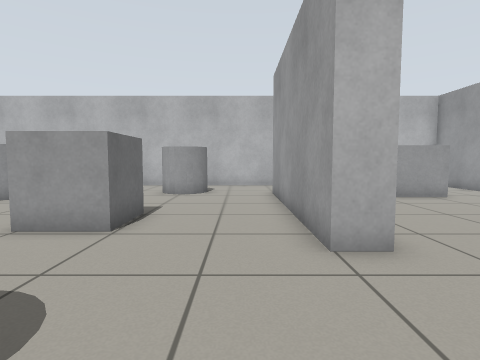
View 1 (above)

19 first-person views from a walk through a Gazebo world. The camera is 0.72 m above the floor, tilts 4° down and sees 80° across. The floor is counted in squares, 0.5 m on a side. Each view is taken from the middle of a square. On the plan, view 1 faces up. The plan holds only what a view shows up to about 14 squares ahead; the rest is blank.

View 2
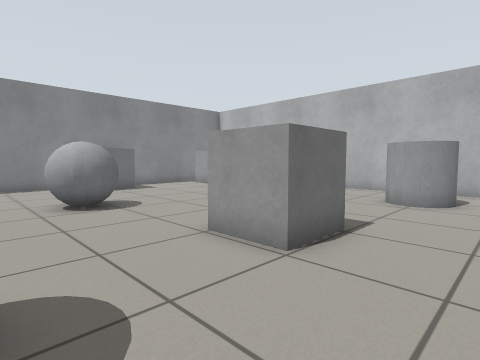

View 3
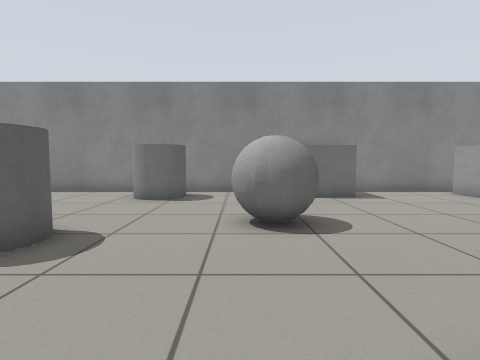

View 4
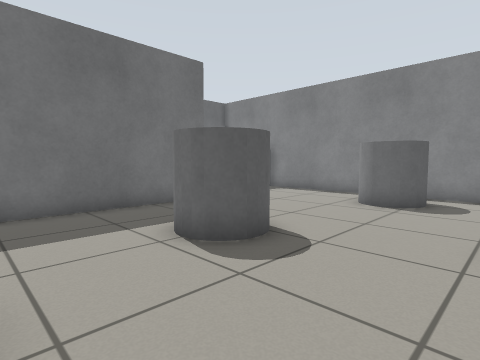

View 5
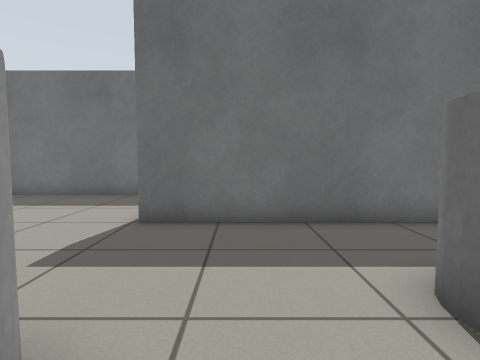

View 6
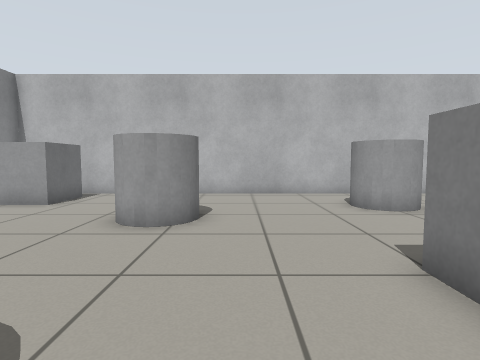

View 7
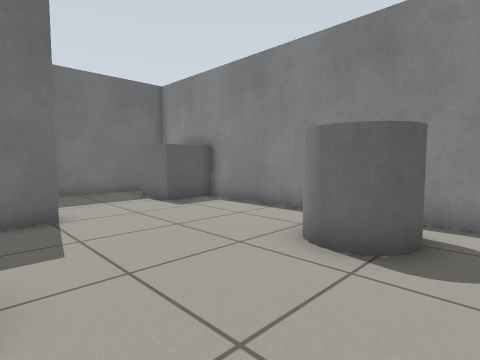

View 8
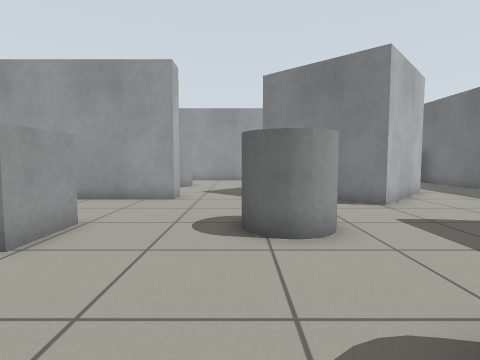

View 9
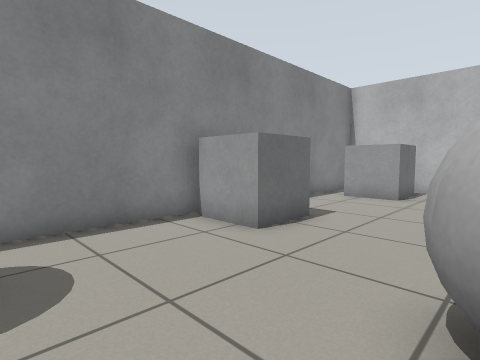

View 10
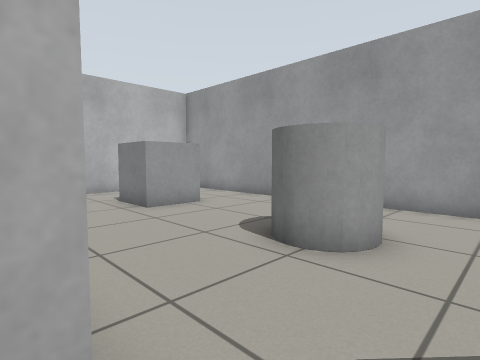

View 11
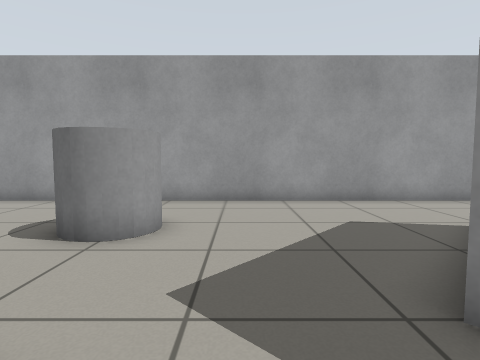

View 12
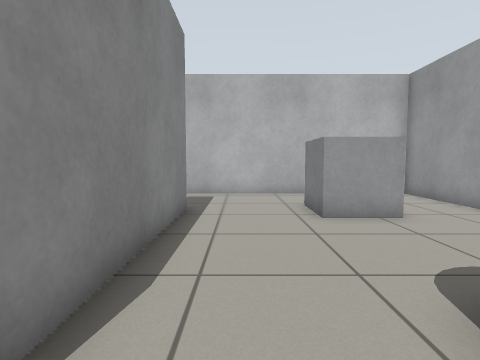

View 13
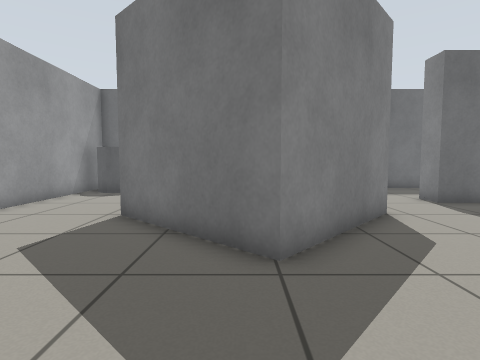

View 14
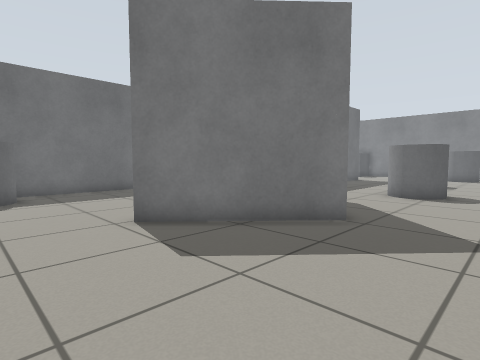

View 15
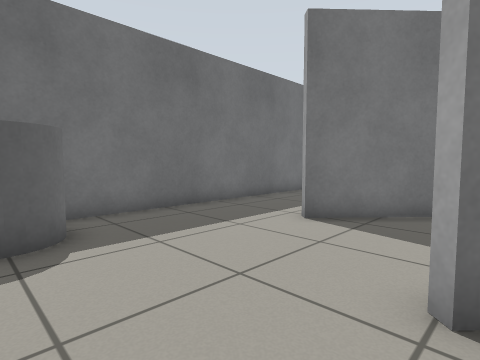

View 16
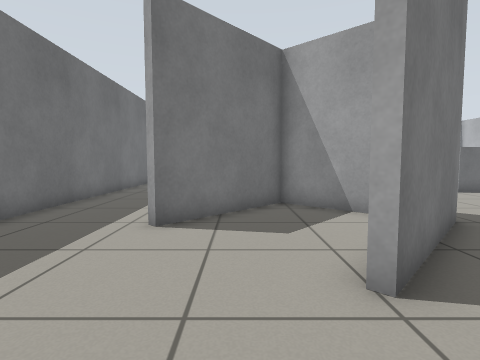

View 17
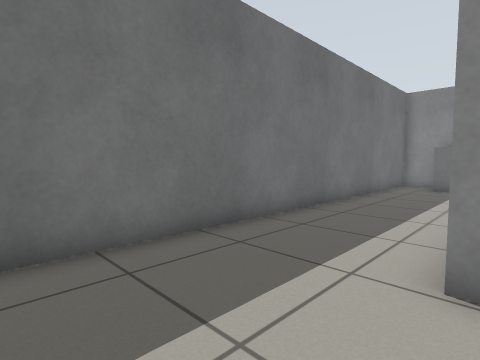

View 18
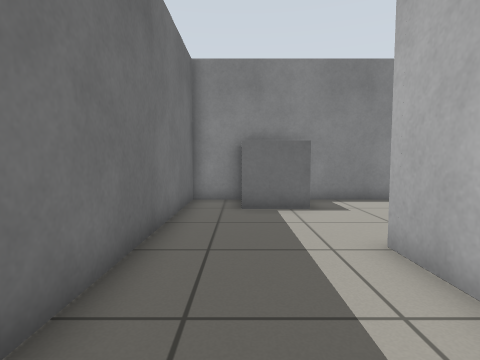

View 19
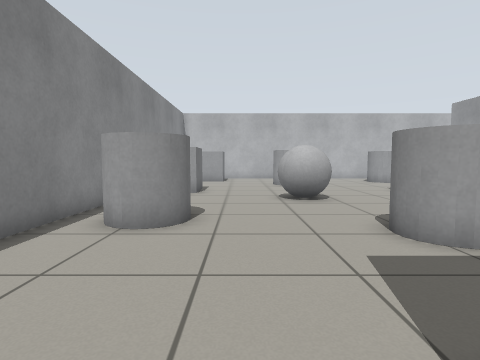

### Floor plan
Key: @ floor where view 1 was taken; # wall or solid block; . floor; C grey cylinder; B grey box; G grey ball.
Columns run from 17 left of view 1 to 11 right of it. Each row starts with its distance up from view 1.
 16 #############################
 15 #.  B.   ................  .#
 14 #.  B..  .....  ........   .#
 13 #.BBB..  .....CC.......B  ..#
 12 #....... .....CC...#...B  ..#
 11 #......C C.........#...BBB..#
 10 #.......C..........#........#
  9 #..................#........#
  8  B B...............#....... #
  7  BBB.........BB....#......  #
  6 #.......G....BB....#...CC  .#
  5 #......GG..........#...CC...#
  4 #......GG...................#
  3 #...........................#
  2 #..C..........C.............#
  1 #. CC........C C....#.......#
  0 #.CC....CCC...C..@.####.....#
 -1 #.......CCC........#..##....#
 -2 #.................##...##...#
 -3 #.................#.........#
 -4 #.................##........#
 -5 #......########....###......#
 -6  BB..................#......#
 -7  BB.........................#
 -8  BB.......................CC#
 -9 #.........................CC#
-10 ###########################

Where each view was taken, in squares from view 1:
view 1: 0 up, 0 right, facing up
view 2: 2 up, 0 right, facing up-left
view 3: 4 up, 3 left, facing left
view 4: 4 up, 4 left, facing down-left
view 5: 2 up, 5 left, facing down
view 6: 4 up, 7 left, facing up
view 7: 3 up, 9 left, facing down-left
view 8: 2 up, 9 left, facing right
view 9: 2 up, 10 left, facing up-left
view 10: 3 up, 2 right, facing up-right
view 11: 3 up, 1 right, facing right
view 12: 4 up, 4 right, facing up
view 13: 5 up, 4 right, facing down
view 14: 4 up, 10 right, facing down-left
view 15: 2 down, 10 right, facing down-left
view 16: 4 down, 10 right, facing left
view 17: 5 down, 1 right, facing down-left
view 18: 8 down, 6 left, facing left
view 19: 6 down, 12 left, facing up
